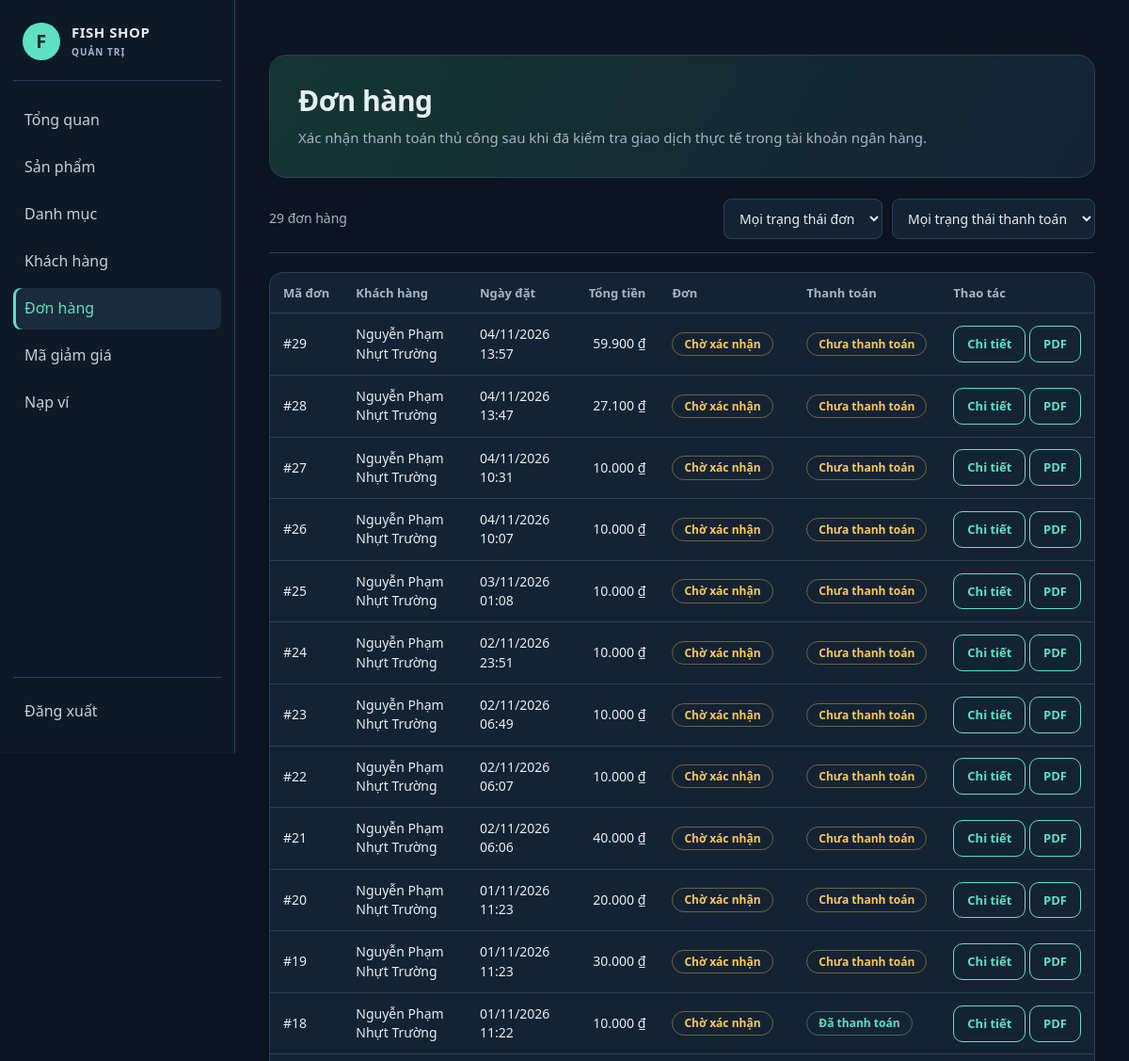
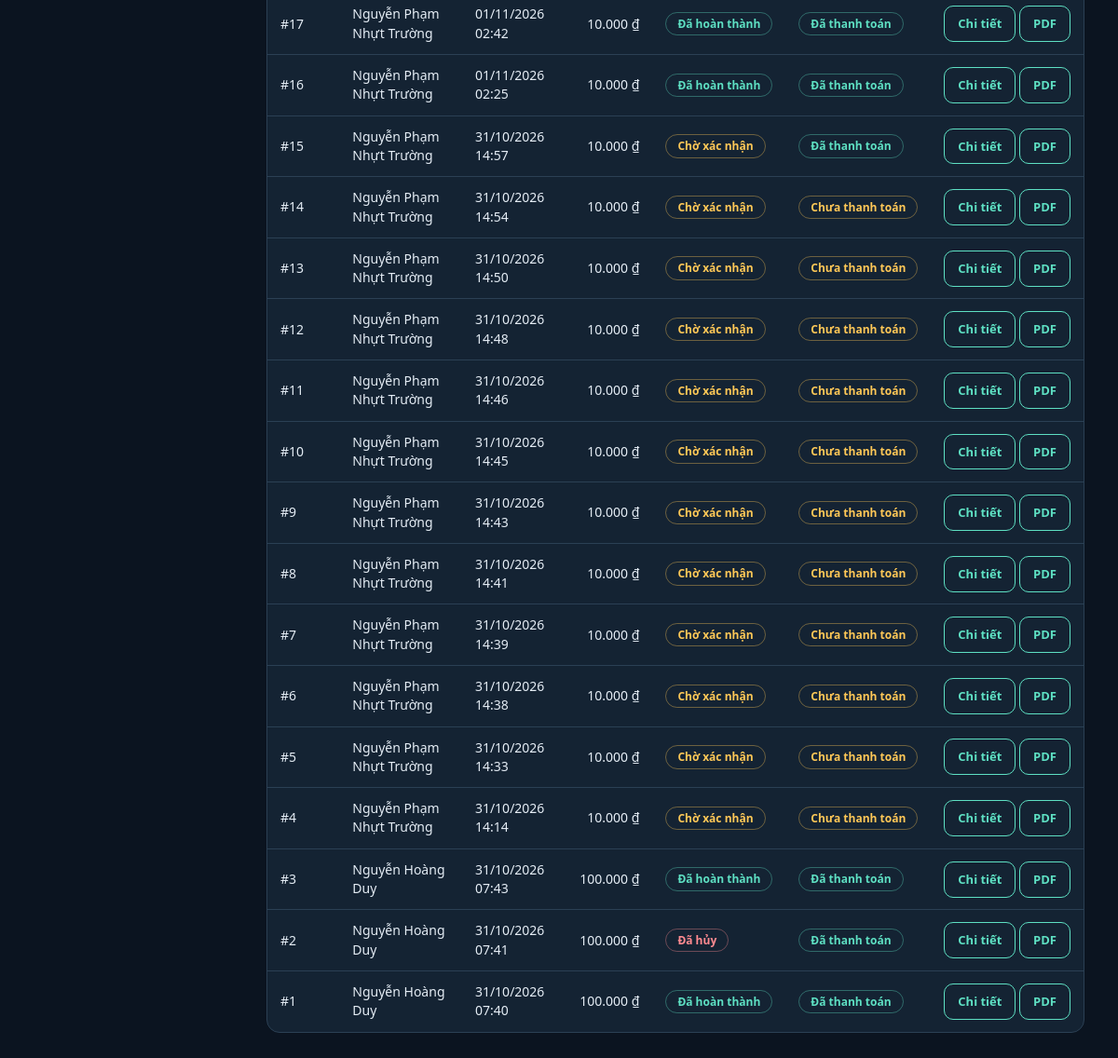
The app's page /admin/orders.php (signed in) with its own data (2 pictures, top to bottom).
### tables this page shows
CREATE TABLE `orders` (
  `id` int(10) UNSIGNED NOT NULL,
  `user_id` int(10) UNSIGNED NOT NULL,
  `total` decimal(14,0) NOT NULL,
  `shipping_address` varchar(255) NOT NULL,
  `phone` varchar(20) NOT NULL,
  `created_at` timestamp NOT NULL DEFAULT current_timestamp(),
  `status` enum('pending','confirmed','shipping','completed','cancelled') NOT NULL DEFAULT 'pending',
  `payment_status` enum('unpaid','pending_verification','paid','rejected') NOT NULL DEFAULT 'unpaid',
  `payment_method` enum('cash','bank_transfer','payos') NOT NULL DEFAULT 'bank_transfer',
  `payos_payment_link_id` varchar(80) DEFAULT NULL,
  `payos_checkout_url` varchar(500) DEFAULT NULL,
  `payos_paid_at` datetime DEFAULT NULL,
  `shipping_latitude` decimal(10,7) DEFAULT NULL,
  `shipping_longitude` decimal(10,7) DEFAULT NULL,
  `subtotal` decimal(12,0) DEFAULT NULL,
  `discount_amount` decimal(12,0) NOT NULL DEFAULT 0,
  `voucher_code` varchar(32) DEFAULT NULL
);

CREATE TABLE `users` (
  `id` int(10) UNSIGNED NOT NULL,
  `username` varchar(50) NOT NULL,
  `password` varchar(255) NOT NULL COMMENT 'Chuỗi băm từ password_hash()',
  `fullname` varchar(100) NOT NULL,
  `email` varchar(254) DEFAULT NULL,
  `security_question` varchar(40) DEFAULT NULL,
  `security_answer_hash` varchar(255) DEFAULT NULL,
  `phone` varchar(20) NOT NULL,
  `address` varchar(255) NOT NULL DEFAULT '',
  `avatar` varchar(255) DEFAULT NULL,
  `role` enum('customer','admin') NOT NULL DEFAULT 'customer',
  `account_status` enum('active','locked') NOT NULL DEFAULT 'active',
  `locked_reason` varchar(64) DEFAULT NULL,
  `locked_note` text DEFAULT NULL,
  `locked_at` datetime DEFAULT NULL,
  `locked_by_admin_id` int(10) UNSIGNED DEFAULT NULL,
  `created_at` timestamp NOT NULL DEFAULT current_timestamp()
);

### config/database.php (called while the page is built, shortened)
<?php
function db(): PDO
{
    static $pdo = null;
    if ($pdo === null) {
        try {
            $pdo = new PDO(
                'mysql:host=' . DB_HOST . ';dbname=' . DB_NAME . ';charset=utf8mb4',
                DB_USER,
                DB_PASS,
                [
                    PDO::ATTR_ERRMODE => PDO::ERRMODE_EXCEPTION,
                    PDO::ATTR_DEFAULT_FETCH_MODE => PDO::FETCH_ASSOC,
                    PDO::ATTR_EMULATE_PREPARES => false,
                ]
            );
        } catch (PDOException $e) {
            http_response_code(500);
            exit('Không kết nối được MySQL. Hãy bật MySQL trong XAMPP, nhập file database/WebBanCa.sql và kiểm tra config/database.php.');
        }
    }
    return $pdo;
}

### includes/functions.php (called while the page is built, shortened)
<?php
function e($s): string { return htmlspecialchars((string)$s, ENT_QUOTES, 'UTF-8'); }
function money($v): string { return number_format((float)$v, 0, ',', '.') . ' ₫'; }
function url(string $path = ''): string {
    $path = ltrim($path, '/');
    if (defined('FISHSHOP_ADMIN_PORTAL') && ($path === 'admin' || str_starts_with($path, 'admin/'))) {
        return '/Quantri/' . ($path === 'admin' ? '' : substr($path, 6));
    }
    return BASE_URL . $path;
}

### admin/orders.php (the view, shortened to what this page needs)
<?php
$detailId = (int)($_GET['id'] ?? 0);
$order = null; $items = [];
if ($detailId > 0) {
    $st = db()->prepare('SELECT o.*, u.username, u.fullname FROM orders o JOIN users u ON u.id = o.user_id WHERE o.id = ?');
    $st->execute([$detailId]);
    $order = $st->fetch();
    if (!$order) { flash('error', 'Không tìm thấy đơn hàng.'); redirect('admin/orders.php'); }
    $st = db()->prepare('SELECT oi.quantity, oi.price, p.name, p.image FROM order_items oi JOIN products p ON p.id = oi.product_id WHERE oi.order_id = ? ORDER BY oi.id');
    $st->execute([$detailId]);
    $items = $st->fetchAll();
} else {
    $fs = $_GET['status'] ?? ''; $fp = $_GET['payment'] ?? '';
    $sql = 'SELECT o.*, u.fullname FROM orders o JOIN users u ON u.id = o.user_id WHERE 1=1';
    $args = [];
    $st = db()->prepare($sql . ' ORDER BY o.id DESC');
    $st->execute($args);
    $orders = $st->fetchAll();
}
include __DIR__ . '/_header.php';
?>
<section class="page-intro"><h1><?= $order ? 'Đơn hàng #' . (int)$order['id'] : 'Đơn hàng' ?></h1><p>Xác nhận thanh toán thủ công sau khi đã kiểm tra giao dịch thực tế trong tài khoản ngân hàng.</p></section>
<?php if ($order): ?>
<div class="cart">
  <section class="card">
    <h2>Sản phẩm</h2>
    <?php foreach ($items as $it): ?>
      <div class="row">
        <div class="im"><img src="<?= e(file_url($it['image'])) ?>" alt=""></div>
        <div><b><?= e($it['name']) ?></b><div class="rt"><?= money($it['price']) ?> × <?= (int)$it['quantity'] ?></div></div>
        <div class="line-price"><?= money((float)$it['price'] * (int)$it['quantity']) ?></div>
      </div>
    <?php endforeach; ?>
  </section>
  <aside class="order-summary">
    <h2>Khách hàng</h2>
    <div class="sum"><span>Tài khoản</span><span><?= e($order['username']) ?></span></div>
    <div class="sum"><span>Họ tên</span><span><?= e($order['fullname']) ?></span></div>
    <div class="sum"><span>Điện thoại</span><span><?= e($order['phone']) ?></span></div>
    <div class="sum"><span>Giao đến</span><span style="text-align:right;white-space:normal"><?= e($order['shipping_address']) ?></span></div>
    <?php if ($deliveryUrl = shipping_location_url($order)): ?>
    <p style="margin:10px 0"><a class="btn ghost sm" href="<?= e($deliveryUrl) ?>" target="_blank" rel="noopener noreferrer">Xem điểm giao hàng</a></p>
    <?php endif; ?>
    <div class="sum"><span>Ngày đặt</span><span><?= e(date('d/m/Y H:i', strtotime($order['created_at']))) ?></span></div>
    <?php $totalsOrder = $order; include __DIR__ . '/../includes/order_totals.php'; ?>
    <div class="sum t"><span>Tổng tiền</span><span><?= money($order['total']) ?></span></div>
    <form method="post" data-confirm="Lưu thay đổi trạng thái đơn hàng?">
      <?= csrf_field() ?><input type="hidden" name="order_id" value="<?= (int)$order['id'] ?>">
      <div class="field"><label for="status">Trạng thái đơn</label>
        <select id="status" name="status"><?php foreach (ORDER_STATUS as $k => $v): ?><option value="<?= $k ?>" <?= $order['status'] === $k ? 'selected' : '' ?>><?= e($v) ?></option><?php endforeach; ?></select></div>
      <div class="field"><label for="payment_status">Trạng thái thanh toán</label>
        <select id="payment_status" name="payment_status"><?php foreach (PAYMENT_STATUS as $k => $v): ?><option value="<?= $k ?>" <?= $order['payment_status'] === $k ? 'selected' : '' ?>><?= e($v) ?></option><?php endforeach; ?></select>
        <small>Chỉ chọn “Đã thanh toán” khi tiền đã về tài khoản.</small></div>
      <button class="btn block" type="submit">Lưu thay đổi</button>
    </form>
    <a class="btn ghost block" style="margin-top:10px" href="<?= BASE_URL ?>admin/export_order_pdf.php?id=<?= (int)$order['id'] ?>">Xuất đơn hàng sang PDF</a>
    <a class="btn ghost block" style="margin-top:10px" href="<?= url('admin/orders.php') ?>">Quay lại danh sách</a>
  </aside>
</div>
<?php else: ?>
<form class="tool" method="get">
  <span><?= count($orders) ?> đơn hàng</span>
  <div style="display:flex;gap:10px;flex-wrap:wrap">
    <select name="status" aria-label="Lọc trạng thái đơn" onchange="this.form.submit()"><option value="">Mọi trạng thái đơn</option>
      <?php foreach (ORDER_STATUS as $k => $v): ?><option value="<?= $k ?>" <?= ($fs === $k) ? 'selected' : '' ?>><?= e($v) ?></option><?php endforeach; ?></select>
    <select name="payment" aria-label="Lọc thanh toán" onchange="this.form.submit()"><option value="">Mọi trạng thái thanh toán</option>
      <?php foreach (PAYMENT_STATUS as $k => $v): ?><option value="<?= $k ?>" <?= ($fp === $k) ? 'selected' : '' ?>><?= e($v) ?></option><?php endforeach; ?></select>
  </div>
</form>
<?php if (!$orders): ?>
  <div class="empty"><h2>Không có đơn hàng</h2><p>Chưa có đơn nào khớp bộ lọc.</p></div>
<?php else: ?>
<div class="table-wrap"><table>
  <thead><tr><th>Mã đơn</th><th>Khách hàng</th><th>Ngày đặt</th><th class="num">Tổng tiền</th><th>Đơn</th><th>Thanh toán</th><th>Thao tác</th></tr></thead>
  <tbody>
  <?php foreach ($orders as $o): ?>
    <tr>
      <td>#<?= (int)$o['id'] ?></td><td><?= e($o['fullname']) ?></td>
      <td><?= e(date('d/m/Y H:i', strtotime($o['created_at']))) ?></td>
      <td class="num"><?= money($o['total']) ?></td>
      <td><span class="tag <?= e($o['status']) ?>"><?= e(ORDER_STATUS[$o['status']]) ?></span></td>
      <td><span class="tag <?= e($o['payment_status']) ?>"><?= e(PAYMENT_STATUS[$o['payment_status']]) ?></span></td>
      <td style="white-space:nowrap"><a class="btn ghost sm" href="<?= url('admin/orders.php?id=' . (int)$o['id']) ?>">Chi tiết</a> <a class="btn ghost sm" href="<?= BASE_URL ?>admin/export_order_pdf.php?id=<?= (int)$o['id'] ?>">PDF</a></td>
    </tr>
  <?php endforeach; ?>
  </tbody>
</table></div>
<?php endif; endif; ?>
<?php include __DIR__ . '/_footer.php'; ?>

### assets/css/style.css (style rules this page uses)
:root { --bg:#0b1420; --card:#101c2b; --line:#1f3347; --ink:#e8f1f5; --mute:#8fa3b3; --teal:#5ee0c3; --r:14px; --danger:#ff8b91; --warn:#ffc857; --pink:#ff7496; }
* { box-sizing:border-box; margin:0; padding:0; }
html { scroll-behavior:smooth; }
body { background:var(--bg); color:var(--ink); font-family:"Segoe UI",Roboto,Arial,sans-serif; font-size:15px; line-height:1.6; min-height:100vh; display:flex; flex-direction:column; }
a { color:inherit; text-decoration:none; }
h1,h2,h3 { line-height:1.3; }
.btn { display:inline-flex; align-items:center; justify-content:center; gap:6px; padding:11px 20px; border:1px solid var(--teal); border-radius:10px; background:var(--teal); color:#092c28; font:inherit; font-size:14px; font-weight:600; cursor:pointer; transition:transform .15s, background .15s, color .15s; }
.btn.ghost { background:transparent; color:var(--teal); }
.btn.sm { padding:7px 14px; font-size:13px; }
.in, input[type=text], input[type=email], input[type=password], input[type=search], input[type=number], input[type=file], select, textarea { background:var(--card); color:var(--ink); border:1px solid var(--line); border-radius:8px; padding:10px 12px; font:inherit; font-size:14px; max-width:100%; }
.page-intro { margin:28px 0; padding:28px 30px; border:1px solid var(--line); border-radius:18px; background:linear-gradient(120deg,#143633,#142333); }
.page-intro h1 { font-size:30px; letter-spacing:-.5px; margin-bottom:8px; }
.page-intro p { color:var(--mute); line-height:1.7; }
.tool { display:flex; flex-wrap:wrap; justify-content:space-between; align-items:center; gap:16px; padding-bottom:14px; margin-bottom:20px; border-bottom:1px solid var(--line); color:var(--mute); font-size:14px; }
.tag { display:inline-block; padding:3px 12px; border-radius:20px; font-size:12px; font-weight:600; border:1px solid var(--line); color:var(--mute); white-space:nowrap; }
.tag.pending, .tag.unpaid, .tag.pending_verification { color:var(--warn); border-color:#ffc85760; }
.tag.completed, .tag.paid, .tag.active { color:var(--teal); border-color:#5ee0c360; }
.tag.cancelled, .tag.rejected, .tag.inactive { color:var(--danger); border-color:#ff8b9160; }
.table-wrap { overflow-x:auto; border:1px solid var(--line); border-radius:14px; background:var(--card); }
table { width:100%; border-collapse:collapse; font-size:14px; }
th, td { padding:12px 14px; text-align:left; border-bottom:1px solid var(--line); vertical-align:middle; }
th { color:var(--mute); font-weight:600; font-size:13px; white-space:nowrap; }
tr:last-child td { border-bottom:0; }
td.num, th.num { text-align:right; white-space:nowrap; }

### assets/css/reference-theme.css (style rules this page uses)
:root { color-scheme:dark; --card:#142333; --line:#2b4054; --ink:#e5edf5; --mute:#a3b4c7; --red:#5ee0c3; --red-d:#8aebd5; }
body { font-family:"Segoe UI",Tahoma,Arial,sans-serif; line-height:1.45; }
.btn { font-weight:700; padding:13px 24px; }
.btn.sm { padding:9px 14px; }
.admin-area { background:var(--bg); }
.admin-main > .page-intro { margin-bottom:22px; }

### records on screen
orders: id "29", user.fullname "Nguyễn Phạm Nhựt Trường", created_at "04/11/2026 13:57", total "59.900 ₫", status "Chờ xác nhận", payment_status "Chưa thanh toán"
orders: id "28", user.fullname "Nguyễn Phạm Nhựt Trường", created_at "04/11/2026 13:47", total "27.100 ₫", status "Chờ xác nhận", payment_status "Chưa thanh toán"
orders: id "27", user.fullname "Nguyễn Phạm Nhựt Trường", created_at "04/11/2026 10:31", total "10.000 ₫", status "Chờ xác nhận", payment_status "Chưa thanh toán"
orders: id "26", user.fullname "Nguyễn Phạm Nhựt Trường", created_at "04/11/2026 10:07", total "10.000 ₫", status "Chờ xác nhận", payment_status "Chưa thanh toán"
orders: id "25", user.fullname "Nguyễn Phạm Nhựt Trường", created_at "03/11/2026 01:08", total "10.000 ₫", status "Chờ xác nhận", payment_status "Chưa thanh toán"
orders: id "24", user.fullname "Nguyễn Phạm Nhựt Trường", created_at "02/11/2026 23:51", total "10.000 ₫", status "Chờ xác nhận", payment_status "Chưa thanh toán"
orders: id "23", user.fullname "Nguyễn Phạm Nhựt Trường", created_at "02/11/2026 06:49", total "10.000 ₫", status "Chờ xác nhận", payment_status "Chưa thanh toán"
orders: id "22", user.fullname "Nguyễn Phạm Nhựt Trường", created_at "02/11/2026 06:07", total "10.000 ₫", status "Chờ xác nhận", payment_status "Chưa thanh toán"
orders: id "21", user.fullname "Nguyễn Phạm Nhựt Trường", created_at "02/11/2026 06:06", total "40.000 ₫", status "Chờ xác nhận", payment_status "Chưa thanh toán"
orders: id "20", user.fullname "Nguyễn Phạm Nhựt Trường", created_at "01/11/2026 11:23", total "20.000 ₫", status "Chờ xác nhận", payment_status "Chưa thanh toán"
orders: id "19", user.fullname "Nguyễn Phạm Nhựt Trường", created_at "01/11/2026 11:23", total "30.000 ₫", status "Chờ xác nhận", payment_status "Chưa thanh toán"
orders: id "18", user.fullname "Nguyễn Phạm Nhựt Trường", created_at "01/11/2026 11:22", total "10.000 ₫", status "Chờ xác nhận", payment_status "Đã thanh toán"
orders: id "17", user.fullname "Nguyễn Phạm Nhựt Trường", created_at "01/11/2026 02:42", total "10.000 ₫", status "Đã hoàn thành", payment_status "Đã thanh toán"
orders: id "16", user.fullname "Nguyễn Phạm Nhựt Trường", created_at "01/11/2026 02:25", total "10.000 ₫", status "Đã hoàn thành", payment_status "Đã thanh toán"
orders: id "15", user.fullname "Nguyễn Phạm Nhựt Trường", created_at "31/10/2026 14:57", total "10.000 ₫", status "Chờ xác nhận", payment_status "Đã thanh toán"
orders: id "14", user.fullname "Nguyễn Phạm Nhựt Trường", created_at "31/10/2026 14:54", total "10.000 ₫", status "Chờ xác nhận", payment_status "Chưa thanh toán"
orders: id "13", user.fullname "Nguyễn Phạm Nhựt Trường", created_at "31/10/2026 14:50", total "10.000 ₫", status "Chờ xác nhận", payment_status "Chưa thanh toán"
orders: id "12", user.fullname "Nguyễn Phạm Nhựt Trường", created_at "31/10/2026 14:48", total "10.000 ₫", status "Chờ xác nhận", payment_status "Chưa thanh toán"
orders: id "11", user.fullname "Nguyễn Phạm Nhựt Trường", created_at "31/10/2026 14:46", total "10.000 ₫", status "Chờ xác nhận", payment_status "Chưa thanh toán"
orders: id "10", user.fullname "Nguyễn Phạm Nhựt Trường", created_at "31/10/2026 14:45", total "10.000 ₫", status "Chờ xác nhận", payment_status "Chưa thanh toán"
orders: id "9", user.fullname "Nguyễn Phạm Nhựt Trường", created_at "31/10/2026 14:43", total "10.000 ₫", status "Chờ xác nhận", payment_status "Chưa thanh toán"
orders: id "8", user.fullname "Nguyễn Phạm Nhựt Trường", created_at "31/10/2026 14:41", total "10.000 ₫", status "Chờ xác nhận", payment_status "Chưa thanh toán"
orders: id "7", user.fullname "Nguyễn Phạm Nhựt Trường", created_at "31/10/2026 14:39", total "10.000 ₫", status "Chờ xác nhận", payment_status "Chưa thanh toán"
orders: id "6", user.fullname "Nguyễn Phạm Nhựt Trường", created_at "31/10/2026 14:38", total "10.000 ₫", status "Chờ xác nhận", payment_status "Chưa thanh toán"
orders: id "5", user.fullname "Nguyễn Phạm Nhựt Trường", created_at "31/10/2026 14:33", total "10.000 ₫", status "Chờ xác nhận", payment_status "Chưa thanh toán"
orders: id "4", user.fullname "Nguyễn Phạm Nhựt Trường", created_at "31/10/2026 14:14", total "10.000 ₫", status "Chờ xác nhận", payment_status "Chưa thanh toán"
orders: id "3", user.fullname "Nguyễn Hoàng Duy", created_at "31/10/2026 07:43", total "100.000 ₫", status "Đã hoàn thành", payment_status "Đã thanh toán"
orders: id "2", user.fullname "Nguyễn Hoàng Duy", created_at "31/10/2026 07:41", total "100.000 ₫", status "Đã hủy", payment_status "Đã thanh toán"
orders: id "1", user.fullname "Nguyễn Hoàng Duy", created_at "31/10/2026 07:40", total "100.000 ₫", status "Đã hoàn thành", payment_status "Đã thanh toán"

### other values on screen
count($orders) "29"
